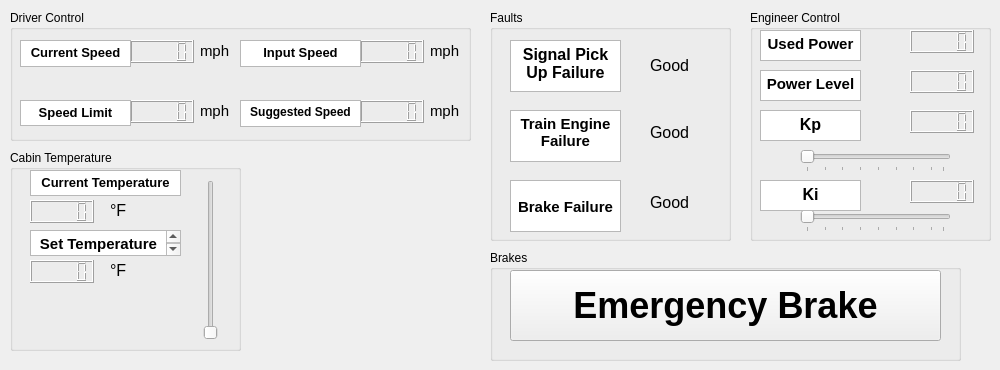
    <widget class="QWidget" name="tab_2">
     <attribute name="title">
      <string>Testbench</string>
     </attribute>
     <widget class="QGroupBox" name="brake_box_2">
      <property name="geometry">
       <rect>
        <x>490</x>
        <y>250</y>
        <width>471</width>
        <height>111</height>
       </rect>
      </property>
      <property name="title">
       <string>Brakes</string>
      </property>
      <widget class="QPushButton" name="e_brake_button_2">
       <property name="geometry">
        <rect>
         <x>20</x>
         <y>20</y>
         <width>431</width>
         <height>71</height>
        </rect>
       </property>
       <property name="font">
        <font>
         <pointsize>27</pointsize>
         <weight>75</weight>
         <bold>true</bold>
         <underline>false</underline>
         <strikeout>false</strikeout>
         <kerning>true</kerning>
        </font>
       </property>
       <property name="autoFillBackground">
        <bool>true</bool>
       </property>
       <property name="text">
        <string>Emergency Brake</string>
       </property>
      </widget>
     </widget>
     <widget class="QGroupBox" name="drive_ctrl_box_2">
      <property name="geometry">
       <rect>
        <x>10</x>
        <y>10</y>
        <width>461</width>
        <height>131</height>
       </rect>
      </property>
      <property name="title">
       <string>Driver Control</string>
      </property>
      <widget class="QLCDNumber" name="current_speed_display_2">
       <property name="geometry">
        <rect>
         <x>120</x>
         <y>30</y>
         <width>64</width>
         <height>23</height>
        </rect>
       </property>
      </widget>
      <widget class="QLCDNumber" name="input_speed_display_2">
       <property name="geometry">
        <rect>
         <x>350</x>
         <y>30</y>
         <width>64</width>
         <height>23</height>
        </rect>
       </property>
      </widget>
      <widget class="QLCDNumber" name="speed_2">
       <property name="geometry">
        <rect>
         <x>120</x>
         <y>90</y>
         <width>64</width>
         <height>23</height>
        </rect>
       </property>
      </widget>
      <widget class="QLCDNumber" name="suggested_speed_display_2">
       <property name="geometry">
        <rect>
         <x>350</x>
         <y>90</y>
         <width>64</width>
         <height>23</height>
        </rect>
       </property>
      </widget>
      <widget class="QTextBrowser" name="current_speed_txt_2">
       <property name="geometry">
        <rect>
         <x>10</x>
         <y>30</y>
         <width>111</width>
         <height>27</height>
        </rect>
       </property>
       <property name="html">
        <string>&lt;!DOCTYPE HTML PUBLIC &quot;-//W3C//DTD HTML 4.0//EN&quot; &quot;http://www.w3.org/TR/REC-html40/strict.dtd&quot;&gt;
&lt;html&gt;&lt;head&gt;&lt;meta name=&quot;qrichtext&quot; content=&quot;1&quot; /&gt;&lt;style type=&quot;text/css&quot;&gt;
p, li { white-space: pre-wrap; }
&lt;/style&gt;&lt;/head&gt;&lt;body style=&quot; font-family:'MS Shell Dlg 2'; font-size:7.8pt; font-weight:400; font-style:normal;&quot;&gt;
&lt;p align=&quot;center&quot; style=&quot; margin-top:0px; margin-bottom:0px; margin-left:0px; margin-right:0px; -qt-block-indent:0; text-indent:0px;&quot;&gt;&lt;span style=&quot; font-size:10pt; font-weight:696;&quot;&gt;Current Speed&lt;/span&gt;&lt;/p&gt;&lt;/body&gt;&lt;/html&gt;</string>
       </property>
      </widget>
      <widget class="QTextBrowser" name="speed_limit_txt_2">
       <property name="geometry">
        <rect>
         <x>10</x>
         <y>90</y>
         <width>111</width>
         <height>26</height>
        </rect>
       </property>
       <property name="html">
        <string>&lt;!DOCTYPE HTML PUBLIC &quot;-//W3C//DTD HTML 4.0//EN&quot; &quot;http://www.w3.org/TR/REC-html40/strict.dtd&quot;&gt;
&lt;html&gt;&lt;head&gt;&lt;meta name=&quot;qrichtext&quot; content=&quot;1&quot; /&gt;&lt;style type=&quot;text/css&quot;&gt;
p, li { white-space: pre-wrap; }
&lt;/style&gt;&lt;/head&gt;&lt;body style=&quot; font-family:'MS Shell Dlg 2'; font-size:7.8pt; font-weight:400; font-style:normal;&quot;&gt;
&lt;p align=&quot;center&quot; style=&quot; margin-top:0px; margin-bottom:0px; margin-left:0px; margin-right:0px; -qt-block-indent:0; text-indent:0px;&quot;&gt;&lt;span style=&quot; font-size:10pt; font-weight:696;&quot;&gt;Speed Limit&lt;/span&gt;&lt;/p&gt;&lt;/body&gt;&lt;/html&gt;</string>
       </property>
      </widget>
      <widget class="QTextBrowser" name="input_speed_txt_2">
       <property name="geometry">
        <rect>
         <x>230</x>
         <y>30</y>
         <width>121</width>
         <height>27</height>
        </rect>
       </property>
       <property name="html">
        <string>&lt;!DOCTYPE HTML PUBLIC &quot;-//W3C//DTD HTML 4.0//EN&quot; &quot;http://www.w3.org/TR/REC-html40/strict.dtd&quot;&gt;
&lt;html&gt;&lt;head&gt;&lt;meta name=&quot;qrichtext&quot; content=&quot;1&quot; /&gt;&lt;style type=&quot;text/css&quot;&gt;
p, li { white-space: pre-wrap; }
&lt;/style&gt;&lt;/head&gt;&lt;body style=&quot; font-family:'MS Shell Dlg 2'; font-size:7.8pt; font-weight:400; font-style:normal;&quot;&gt;
&lt;p align=&quot;center&quot; style=&quot; margin-top:0px; margin-bottom:0px; margin-left:0px; margin-right:0px; -qt-block-indent:0; text-indent:0px;&quot;&gt;&lt;span style=&quot; font-size:10pt; font-weight:696;&quot;&gt;Input Speed&lt;/span&gt;&lt;/p&gt;&lt;/body&gt;&lt;/html&gt;</string>
       </property>
      </widget>
      <widget class="QTextBrowser" name="suggested_speed_txt_2">
       <property name="geometry">
        <rect>
         <x>230</x>
         <y>90</y>
         <width>121</width>
         <height>27</height>
        </rect>
       </property>
       <property name="html">
        <string>&lt;!DOCTYPE HTML PUBLIC &quot;-//W3C//DTD HTML 4.0//EN&quot; &quot;http://www.w3.org/TR/REC-html40/strict.dtd&quot;&gt;
&lt;html&gt;&lt;head&gt;&lt;meta name=&quot;qrichtext&quot; content=&quot;1&quot; /&gt;&lt;style type=&quot;text/css&quot;&gt;
p, li { white-space: pre-wrap; }
&lt;/style&gt;&lt;/head&gt;&lt;body style=&quot; font-family:'MS Shell Dlg 2'; font-size:7.8pt; font-weight:400; font-style:normal;&quot;&gt;
&lt;p align=&quot;center&quot; style=&quot; margin-top:0px; margin-bottom:0px; margin-left:0px; margin-right:0px; -qt-block-indent:0; text-indent:0px;&quot;&gt;&lt;span style=&quot; font-size:9pt; font-weight:696;&quot;&gt;Suggested Speed&lt;/span&gt;&lt;/p&gt;&lt;/body&gt;&lt;/html&gt;</string>
       </property>
      </widget>
      <widget class="QLabel" name="mph_txt_5">
       <property name="geometry">
        <rect>
         <x>190</x>
         <y>90</y>
         <width>31</width>
         <height>21</height>
        </rect>
       </property>
       <property name="font">
        <font>
         <pointsize>11</pointsize>
        </font>
       </property>
       <property name="text">
        <string>mph</string>
       </property>
      </widget>
      <widget class="QLabel" name="mph_txt_6">
       <property name="geometry">
        <rect>
         <x>190</x>
         <y>30</y>
         <width>31</width>
         <height>21</height>
        </rect>
       </property>
       <property name="font">
        <font>
         <pointsize>11</pointsize>
        </font>
       </property>
       <property name="text">
        <string>mph</string>
       </property>
      </widget>
      <widget class="QLabel" name="mph_txt_7">
       <property name="geometry">
        <rect>
         <x>420</x>
         <y>90</y>
         <width>31</width>
         <height>21</height>
        </rect>
       </property>
       <property name="font">
        <font>
         <pointsize>11</pointsize>
        </font>
       </property>
       <property name="text">
        <string>mph</string>
       </property>
      </widget>
      <widget class="QLabel" name="mph_txt_8">
       <property name="geometry">
        <rect>
         <x>420</x>
         <y>30</y>
         <width>31</width>
         <height>21</height>
        </rect>
       </property>
       <property name="font">
        <font>
         <pointsize>11</pointsize>
        </font>
       </property>
       <property name="text">
        <string>mph</string>
       </property>
      </widget>
     </widget>
     <widget class="QGroupBox" name="temp_box_2">
      <property name="geometry">
       <rect>
        <x>10</x>
        <y>150</y>
        <width>231</width>
        <height>201</height>
       </rect>
      </property>
      <property name="title">
       <string>Cabin Temperature</string>
      </property>
      <widget class="QLCDNumber" name="current_temp_display_2">
       <property name="geometry">
        <rect>
         <x>20</x>
         <y>50</y>
         <width>64</width>
         <height>23</height>
        </rect>
       </property>
      </widget>
      <widget class="QLabel" name="f_txt_3">
       <property name="geometry">
        <rect>
         <x>100</x>
         <y>50</y>
         <width>31</width>
         <height>21</height>
        </rect>
       </property>
       <property name="font">
        <font>
         <pointsize>12</pointsize>
        </font>
       </property>
       <property name="text">
        <string>°F</string>
       </property>
      </widget>
      <widget class="QSlider" name="temp_slider_2">
       <property name="geometry">
        <rect>
         <x>190</x>
         <y>30</y>
         <width>22</width>
         <height>160</height>
        </rect>
       </property>
       <property name="orientation">
        <enum>Qt::Vertical</enum>
       </property>
      </widget>
      <widget class="QLabel" name="f_txt_4">
       <property name="geometry">
        <rect>
         <x>100</x>
         <y>110</y>
         <width>31</width>
         <height>21</height>
        </rect>
       </property>
       <property name="font">
        <font>
         <pointsize>12</pointsize>
        </font>
       </property>
       <property name="text">
        <string>°F</string>
       </property>
      </widget>
      <widget class="QLCDNumber" name="set_temp_display_2">
       <property name="geometry">
        <rect>
         <x>20</x>
         <y>110</y>
         <width>64</width>
         <height>23</height>
        </rect>
       </property>
      </widget>
      <widget class="QTextBrowser" name="current_temp_txt_2">
       <property name="geometry">
        <rect>
         <x>20</x>
         <y>20</y>
         <width>151</width>
         <height>26</height>
        </rect>
       </property>
       <property name="font">
        <font>
         <pointsize>11</pointsize>
         <weight>75</weight>
         <bold>true</bold>
        </font>
       </property>
       <property name="html">
        <string>&lt;!DOCTYPE HTML PUBLIC &quot;-//W3C//DTD HTML 4.0//EN&quot; &quot;http://www.w3.org/TR/REC-html40/strict.dtd&quot;&gt;
&lt;html&gt;&lt;head&gt;&lt;meta name=&quot;qrichtext&quot; content=&quot;1&quot; /&gt;&lt;style type=&quot;text/css&quot;&gt;
p, li { white-space: pre-wrap; }
&lt;/style&gt;&lt;/head&gt;&lt;body style=&quot; font-family:'MS Shell Dlg 2'; font-size:11pt; font-weight:600; font-style:normal;&quot;&gt;
&lt;p align=&quot;center&quot; style=&quot; margin-top:0px; margin-bottom:0px; margin-left:0px; margin-right:0px; -qt-block-indent:0; text-indent:0px;&quot;&gt;&lt;span style=&quot; font-family:'Segoe UI'; font-size:10pt; font-weight:696;&quot;&gt;Current Temperature&lt;/span&gt;&lt;/p&gt;&lt;/body&gt;&lt;/html&gt;</string>
       </property>
      </widget>
      <widget class="QTextBrowser" name="set_temp_txt_2">
       <property name="geometry">
        <rect>
         <x>20</x>
         <y>80</y>
         <width>151</width>
         <height>26</height>
        </rect>
       </property>
       <property name="font">
        <font>
         <pointsize>11</pointsize>
         <weight>75</weight>
         <bold>true</bold>
        </font>
       </property>
       <property name="html">
        <string>&lt;!DOCTYPE HTML PUBLIC &quot;-//W3C//DTD HTML 4.0//EN&quot; &quot;http://www.w3.org/TR/REC-html40/strict.dtd&quot;&gt;
&lt;html&gt;&lt;head&gt;&lt;meta name=&quot;qrichtext&quot; content=&quot;1&quot; /&gt;&lt;style type=&quot;text/css&quot;&gt;
p, li { white-space: pre-wrap; }
&lt;/style&gt;&lt;/head&gt;&lt;body style=&quot; font-family:'MS Shell Dlg 2'; font-size:11pt; font-weight:600; font-style:normal;&quot;&gt;
&lt;p align=&quot;center&quot; style=&quot; margin-top:0px; margin-bottom:0px; margin-left:0px; margin-right:0px; -qt-block-indent:0; text-indent:0px;&quot;&gt;Set Temperature&lt;/p&gt;&lt;/body&gt;&lt;/html&gt;</string>
       </property>
      </widget>
     </widget>
     <widget class="QGroupBox" name="fault_box_2">
      <property name="geometry">
       <rect>
        <x>490</x>
        <y>10</y>
        <width>241</width>
        <height>231</height>
       </rect>
      </property>
      <property name="title">
       <string>Faults</string>
      </property>
      <widget class="QTextBrowser" name="signal_txt_2">
       <property name="geometry">
        <rect>
         <x>20</x>
         <y>30</y>
         <width>111</width>
         <height>52</height>
        </rect>
       </property>
       <property name="html">
        <string>&lt;!DOCTYPE HTML PUBLIC &quot;-//W3C//DTD HTML 4.0//EN&quot; &quot;http://www.w3.org/TR/REC-html40/strict.dtd&quot;&gt;
&lt;html&gt;&lt;head&gt;&lt;meta name=&quot;qrichtext&quot; content=&quot;1&quot; /&gt;&lt;style type=&quot;text/css&quot;&gt;
p, li { white-space: pre-wrap; }
&lt;/style&gt;&lt;/head&gt;&lt;body style=&quot; font-family:'MS Shell Dlg 2'; font-size:7.8pt; font-weight:400; font-style:normal;&quot;&gt;
&lt;p align=&quot;center&quot; style=&quot; margin-top:0px; margin-bottom:0px; margin-left:0px; margin-right:0px; -qt-block-indent:0; text-indent:0px;&quot;&gt;&lt;span style=&quot; font-size:12pt; font-weight:600;&quot;&gt;Signal Pick Up Failure&lt;/span&gt;&lt;/p&gt;&lt;/body&gt;&lt;/html&gt;</string>
       </property>
      </widget>
      <widget class="QTextBrowser" name="engine_txt_2">
       <property name="geometry">
        <rect>
         <x>20</x>
         <y>100</y>
         <width>111</width>
         <height>52</height>
        </rect>
       </property>
       <property name="html">
        <string>&lt;!DOCTYPE HTML PUBLIC &quot;-//W3C//DTD HTML 4.0//EN&quot; &quot;http://www.w3.org/TR/REC-html40/strict.dtd&quot;&gt;
&lt;html&gt;&lt;head&gt;&lt;meta name=&quot;qrichtext&quot; content=&quot;1&quot; /&gt;&lt;style type=&quot;text/css&quot;&gt;
p, li { white-space: pre-wrap; }
&lt;/style&gt;&lt;/head&gt;&lt;body style=&quot; font-family:'MS Shell Dlg 2'; font-size:7.8pt; font-weight:400; font-style:normal;&quot;&gt;
&lt;p align=&quot;center&quot; style=&quot; margin-top:0px; margin-bottom:0px; margin-left:0px; margin-right:0px; -qt-block-indent:0; text-indent:0px;&quot;&gt;&lt;span style=&quot; font-size:11pt; font-weight:600;&quot;&gt;Train Engine Failure&lt;/span&gt;&lt;/p&gt;&lt;/body&gt;&lt;/html&gt;</string>
       </property>
      </widget>
      <widget class="QTextBrowser" name="brake_fail_txt_2">
       <property name="geometry">
        <rect>
         <x>20</x>
         <y>170</y>
         <width>111</width>
         <height>52</height>
        </rect>
       </property>
       <property name="html">
        <string>&lt;!DOCTYPE HTML PUBLIC &quot;-//W3C//DTD HTML 4.0//EN&quot; &quot;http://www.w3.org/TR/REC-html40/strict.dtd&quot;&gt;
&lt;html&gt;&lt;head&gt;&lt;meta name=&quot;qrichtext&quot; content=&quot;1&quot; /&gt;&lt;style type=&quot;text/css&quot;&gt;
p, li { white-space: pre-wrap; }
&lt;/style&gt;&lt;/head&gt;&lt;body style=&quot; font-family:'MS Shell Dlg 2'; font-size:7.8pt; font-weight:400; font-style:normal;&quot;&gt;
&lt;p align=&quot;center&quot; style=&quot;-qt-paragraph-type:empty; margin-top:0px; margin-bottom:0px; margin-left:0px; margin-right:0px; -qt-block-indent:0; text-indent:0px; font-size:8.25pt;&quot;&gt;&lt;br /&gt;&lt;/p&gt;
&lt;p align=&quot;center&quot; style=&quot; margin-top:0px; margin-bottom:0px; margin-left:0px; margin-right:0px; -qt-block-indent:0; text-indent:0px;&quot;&gt;&lt;span style=&quot; font-size:11pt; font-weight:600;&quot;&gt;Brake Failure&lt;/span&gt;&lt;/p&gt;&lt;/body&gt;&lt;/html&gt;</string>
       </property>
      </widget>
      <widget class="QLabel" name="signal_display_2">
       <property name="geometry">
        <rect>
         <x>160</x>
         <y>33</y>
         <width>57</width>
         <height>45</height>
        </rect>
       </property>
       <property name="font">
        <font>
         <pointsize>12</pointsize>
        </font>
       </property>
       <property name="text">
        <string>Good</string>
       </property>
      </widget>
      <widget class="QLabel" name="engine_display_2">
       <property name="geometry">
        <rect>
         <x>160</x>
         <y>100</y>
         <width>57</width>
         <height>45</height>
        </rect>
       </property>
       <property name="font">
        <font>
         <pointsize>12</pointsize>
        </font>
       </property>
       <property name="text">
        <string>Good</string>
       </property>
      </widget>
      <widget class="QLabel" name="brake_fault_display_2">
       <property name="geometry">
        <rect>
         <x>160</x>
         <y>170</y>
         <width>57</width>
         <height>45</height>
        </rect>
       </property>
       <property name="font">
        <font>
         <pointsize>12</pointsize>
        </font>
       </property>
       <property name="text">
        <string>Good</string>
       </property>
      </widget>
     </widget>
     <widget class="QGroupBox" name="engineer_box_2">
      <property name="geometry">
       <rect>
        <x>750</x>
        <y>10</y>
        <width>241</width>
        <height>231</height>
       </rect>
      </property>
      <property name="title">
       <string>Engineer Control</string>
      </property>
      <widget class="QLCDNumber" name="used_power_display_2">
       <property name="geometry">
        <rect>
         <x>160</x>
         <y>20</y>
         <width>64</width>
         <height>23</height>
        </rect>
       </property>
      </widget>
      <widget class="QTextBrowser" name="used_power_txt_2">
       <property name="geometry">
        <rect>
         <x>10</x>
         <y>20</y>
         <width>101</width>
         <height>31</height>
        </rect>
       </property>
       <property name="html">
        <string>&lt;!DOCTYPE HTML PUBLIC &quot;-//W3C//DTD HTML 4.0//EN&quot; &quot;http://www.w3.org/TR/REC-html40/strict.dtd&quot;&gt;
&lt;html&gt;&lt;head&gt;&lt;meta name=&quot;qrichtext&quot; content=&quot;1&quot; /&gt;&lt;style type=&quot;text/css&quot;&gt;
p, li { white-space: pre-wrap; }
&lt;/style&gt;&lt;/head&gt;&lt;body style=&quot; font-family:'MS Shell Dlg 2'; font-size:7.8pt; font-weight:400; font-style:normal;&quot;&gt;
&lt;p align=&quot;center&quot; style=&quot; margin-top:0px; margin-bottom:0px; margin-left:0px; margin-right:0px; -qt-block-indent:0; text-indent:0px;&quot;&gt;&lt;span style=&quot; font-size:11pt; font-weight:696;&quot;&gt;Used Power&lt;/span&gt;&lt;/p&gt;&lt;/body&gt;&lt;/html&gt;</string>
       </property>
      </widget>
      <widget class="QTextBrowser" name="kp_txt_2">
       <property name="geometry">
        <rect>
         <x>10</x>
         <y>100</y>
         <width>101</width>
         <height>31</height>
        </rect>
       </property>
       <property name="html">
        <string>&lt;!DOCTYPE HTML PUBLIC &quot;-//W3C//DTD HTML 4.0//EN&quot; &quot;http://www.w3.org/TR/REC-html40/strict.dtd&quot;&gt;
&lt;html&gt;&lt;head&gt;&lt;meta name=&quot;qrichtext&quot; content=&quot;1&quot; /&gt;&lt;style type=&quot;text/css&quot;&gt;
p, li { white-space: pre-wrap; }
&lt;/style&gt;&lt;/head&gt;&lt;body style=&quot; font-family:'MS Shell Dlg 2'; font-size:7.8pt; font-weight:400; font-style:normal;&quot;&gt;
&lt;p align=&quot;center&quot; style=&quot; margin-top:0px; margin-bottom:0px; margin-left:0px; margin-right:0px; -qt-block-indent:0; text-indent:0px;&quot;&gt;&lt;span style=&quot; font-size:12pt; font-weight:696;&quot;&gt;Kp&lt;/span&gt;&lt;/p&gt;&lt;/body&gt;&lt;/html&gt;</string>
       </property>
      </widget>
      <widget class="QLCDNumber" name="kp_display_2">
       <property name="geometry">
        <rect>
         <x>160</x>
         <y>100</y>
         <width>64</width>
         <height>23</height>
        </rect>
       </property>
      </widget>
      <widget class="QLCDNumber" name="ki_display_2">
       <property name="geometry">
        <rect>
         <x>160</x>
         <y>170</y>
         <width>64</width>
         <height>23</height>
        </rect>
       </property>
      </widget>
      <widget class="QSlider" name="ki_slider_2">
       <property name="geometry">
        <rect>
         <x>50</x>
         <y>200</y>
         <width>151</width>
         <height>22</height>
        </rect>
       </property>
       <property name="minimum">
        <number>1</number>
       </property>
       <property name="maximum">
        <number>24</number>
       </property>
       <property name="pageStep">
        <number>8</number>
       </property>
       <property name="sliderPosition">
        <number>1</number>
       </property>
       <property name="orientation">
        <enum>Qt::Horizontal</enum>
       </property>
       <property name="invertedAppearance">
        <bool>false</bool>
       </property>
       <property name="tickPosition">
        <enum>QSlider::TicksBelow</enum>
       </property>
       <property name="tickInterval">
        <number>3</number>
       </property>
      </widget>
      <widget class="QSlider" name="kp_slider_2">
       <property name="geometry">
        <rect>
         <x>50</x>
         <y>140</y>
         <width>151</width>
         <height>22</height>
        </rect>
       </property>
       <property name="minimum">
        <number>1</number>
       </property>
       <property name="maximum">
        <number>24</number>
       </property>
       <property name="pageStep">
        <number>8</number>
       </property>
       <property name="sliderPosition">
        <number>1</number>
       </property>
       <property name="orientation">
        <enum>Qt::Horizontal</enum>
       </property>
       <property name="invertedAppearance">
        <bool>false</bool>
       </property>
       <property name="tickPosition">
        <enum>QSlider::TicksBelow</enum>
       </property>
       <property name="tickInterval">
        <number>3</number>
       </property>
      </widget>
      <widget class="QTextBrowser" name="ki_txt_3">
       <property name="geometry">
        <rect>
         <x>10</x>
         <y>170</y>
         <width>101</width>
         <height>31</height>
        </rect>
       </property>
       <property name="html">
        <string>&lt;!DOCTYPE HTML PUBLIC &quot;-//W3C//DTD HTML 4.0//EN&quot; &quot;http://www.w3.org/TR/REC-html40/strict.dtd&quot;&gt;
&lt;html&gt;&lt;head&gt;&lt;meta name=&quot;qrichtext&quot; content=&quot;1&quot; /&gt;&lt;style type=&quot;text/css&quot;&gt;
p, li { white-space: pre-wrap; }
&lt;/style&gt;&lt;/head&gt;&lt;body style=&quot; font-family:'MS Shell Dlg 2'; font-size:7.8pt; font-weight:400; font-style:normal;&quot;&gt;
&lt;p align=&quot;center&quot; style=&quot; margin-top:0px; margin-bottom:0px; margin-left:0px; margin-right:0px; -qt-block-indent:0; text-indent:0px;&quot;&gt;&lt;span style=&quot; font-size:12pt; font-weight:696;&quot;&gt;Ki&lt;/span&gt;&lt;/p&gt;&lt;/body&gt;&lt;/html&gt;</string>
       </property>
      </widget>
      <widget class="QTextBrowser" name="power_txt_2">
       <property name="geometry">
        <rect>
         <x>10</x>
         <y>60</y>
         <width>101</width>
         <height>31</height>
        </rect>
       </property>
       <property name="html">
        <string>&lt;!DOCTYPE HTML PUBLIC &quot;-//W3C//DTD HTML 4.0//EN&quot; &quot;http://www.w3.org/TR/REC-html40/strict.dtd&quot;&gt;
&lt;html&gt;&lt;head&gt;&lt;meta name=&quot;qrichtext&quot; content=&quot;1&quot; /&gt;&lt;style type=&quot;text/css&quot;&gt;
p, li { white-space: pre-wrap; }
&lt;/style&gt;&lt;/head&gt;&lt;body style=&quot; font-family:'MS Shell Dlg 2'; font-size:7.8pt; font-weight:400; font-style:normal;&quot;&gt;
&lt;p align=&quot;center&quot; style=&quot; margin-top:0px; margin-bottom:0px; margin-left:0px; margin-right:0px; -qt-block-indent:0; text-indent:0px;&quot;&gt;&lt;span style=&quot; font-size:11pt; font-weight:696;&quot;&gt;Power Level&lt;/span&gt;&lt;/p&gt;&lt;/body&gt;&lt;/html&gt;</string>
       </property>
      </widget>
      <widget class="QLCDNumber" name="power_display_2">
       <property name="geometry">
        <rect>
         <x>160</x>
         <y>60</y>
         <width>64</width>
         <height>23</height>
        </rect>
       </property>
      </widget>
     </widget>
     <zorder>drive_ctrl_box_2</zorder>
     <zorder>temp_box_2</zorder>
     <zorder>fault_box_2</zorder>
     <zorder>engineer_box_2</zorder>
     <zorder>brake_box_2</zorder>
    </widget>
